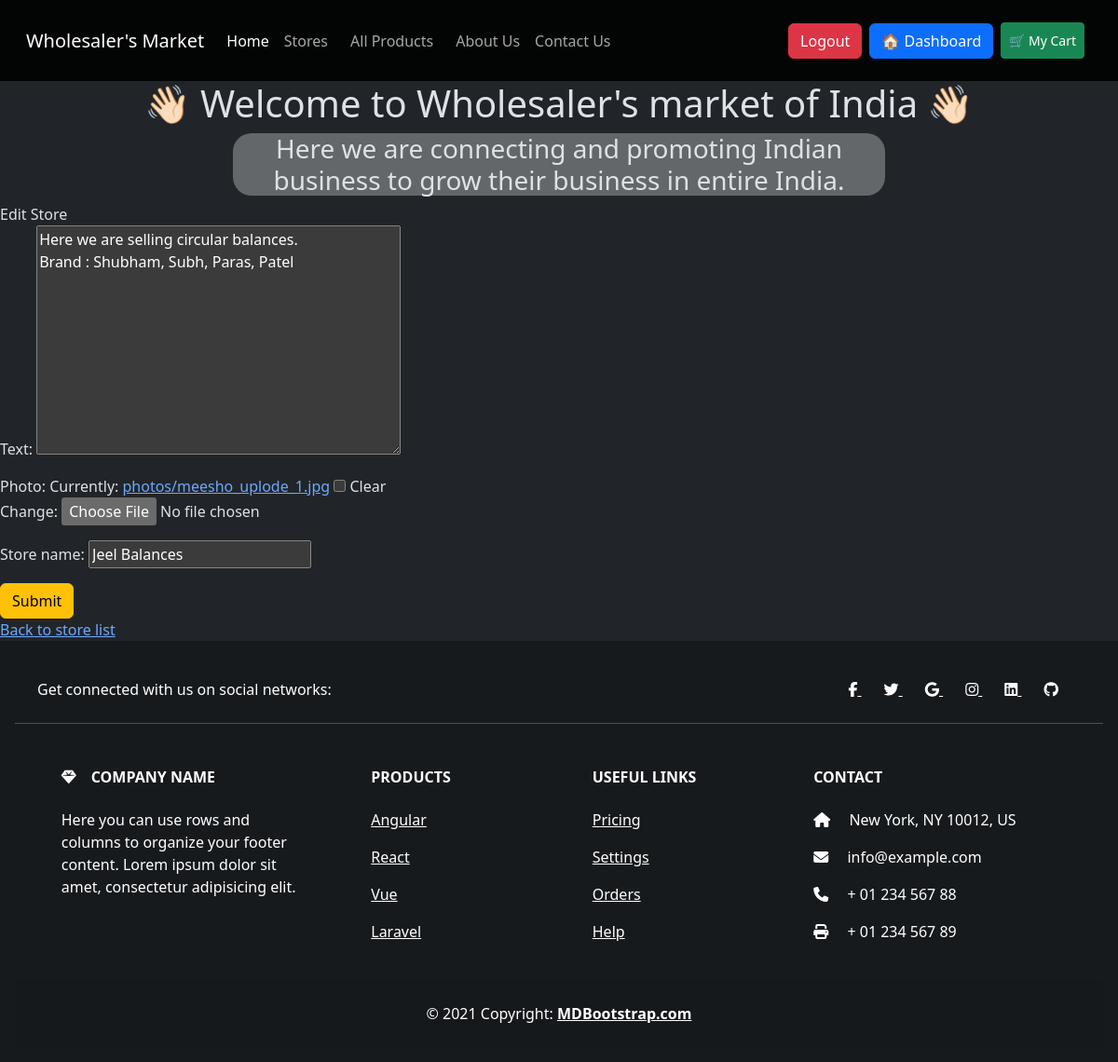
Page /store/49/edit/ (signed in) on the committed database.
### store/models.py (models this page shows, shortened)
class Store(models.Model):
    user = models.ForeignKey(User, on_delete=models.CASCADE)
    text = models.TextField(max_length=240)
    photo = models.ImageField(upload_to='photos/', blank=True, null=True)
    store_name = models.CharField(max_length=100, blank=True, null=True)
    created_at = models.DateTimeField(auto_now_add=True)
    updated_at = models.DateTimeField(auto_now=True)

### store/views.py (the view)
# urls.py: path('store/<int:store_id>/edit/', views.store_edit, name='store_edit'),
@login_required
def store_edit(request,store_id):
    store = get_object_or_404(Store , pk=store_id , user= request.user)
    if request.method == 'POST':
        form = StoreForm(request.POST, request.FILES,instance=store)
        if form.is_valid():
            store = form.save(commit=False)
            store.user = request.user
            store.save()
            return redirect('store_list')
    else:
        form = StoreForm(instance=store)
    return render (request , 'store_form.html',{'form' : form})

### store/forms.py
class StoreForm(forms.ModelForm):
    class Meta:
        model = Store
        fields = ['text', 'photo', 'store_name']

### store/templates/store_form.html (shortened to what this page needs)
{% extends "base.html" %}
{% block content %}
    <h1 class="text-center">👋🏻 Welcome to Wholesaler's market of India 👋🏻</h1>
    <h3 class="text-center">Here we are connecting and promoting Indian business to grow their business in entire India.</h3>
        {% if form.instance.pk %}
            Edit Store
        {% else %}
            Store Description
        {% endif %}
        <form method="post" enctype = "multipart/form-data" class="form">
            {{form.as_p}}
            <button class="btn btn-warning" type="submit">Submit</button>
        </form>
        <a href="{% url "store_list" %}">Back to store list</a>
{% endblock %}

### static/styles.css (style rules this page uses)
body { height: 3000px; }
.bg h1,h3 { background-color:rgb(255, 255, 255,0.3); border-radius: 20px; margin-left: 250px; margin-right: 250px; }
html, body { margin: 0; padding: 0; height: 100%; width: 100%; overflow-x: hidden; }

### rows in the picture
Store: text "Here we are selling circular balances. Brand : Shubham, Subh, Paras, Patel", store_name "Jeel Balances"
